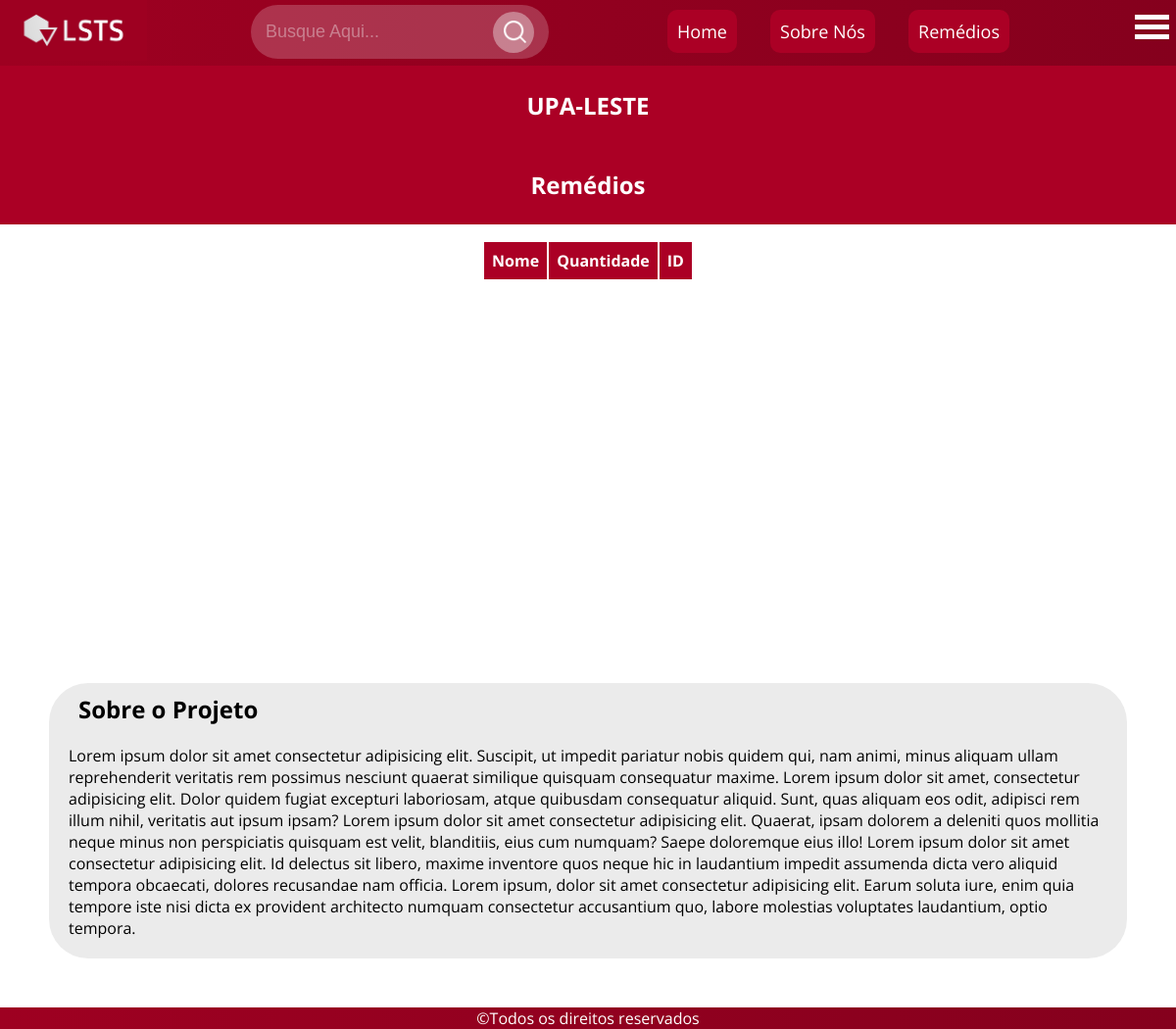
The app's page /drugs/UPA-LESTE, older data.
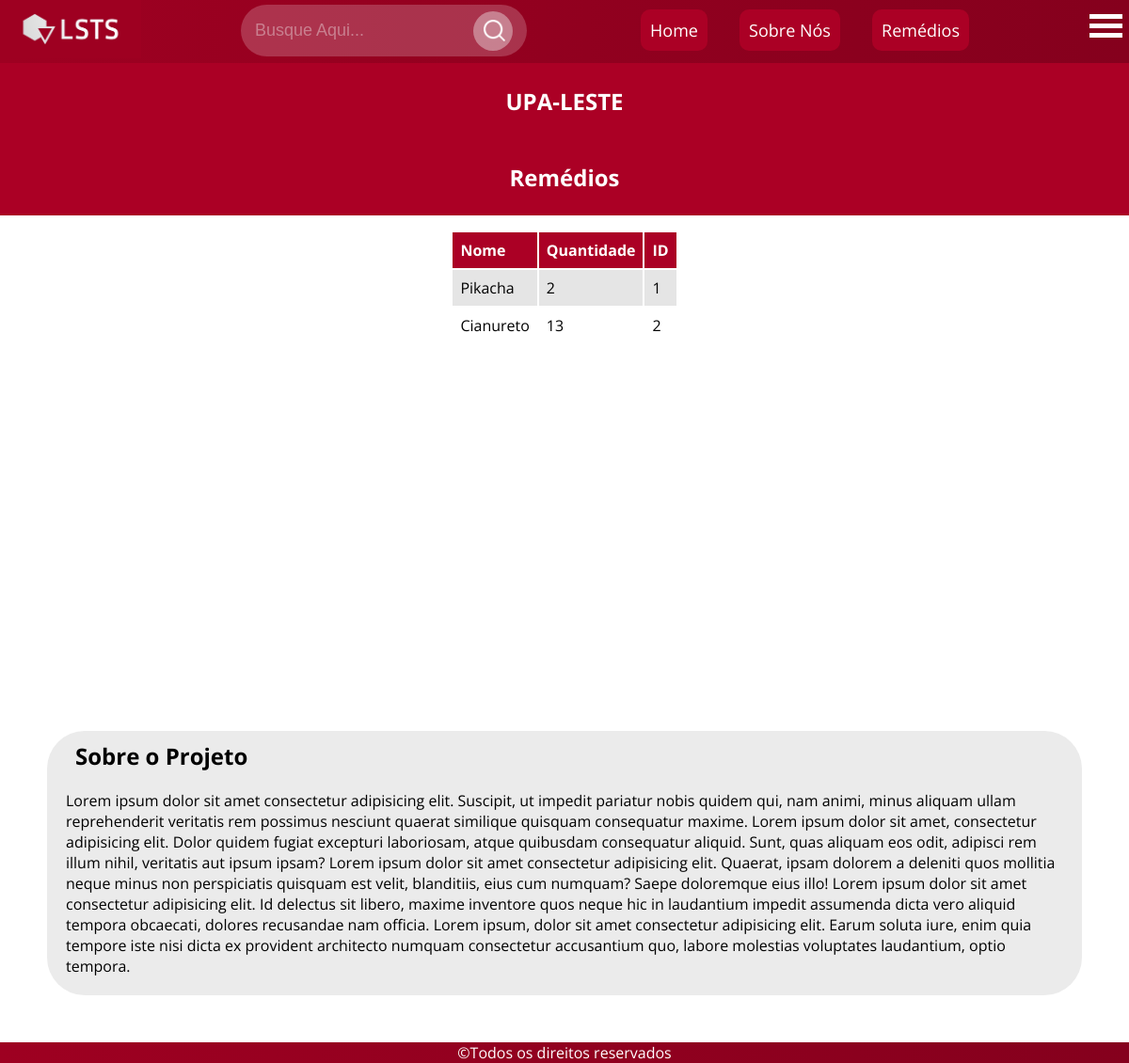
The same page, newer data.
### tables this page shows
CREATE TABLE UPALESTE (remedio text, quantidade integer);

### site.py (the view)
@app.route('/drugs/UPA-LESTE')
def drugsUpaleste():
    connectDb()
    headings = ("Nome", "Quantidade", "ID")
    cursor.execute("SELECT *, oid FROM UPALESTE")
    records = cursor.fetchall()
    disconnectDb()
    return render_template('drugsDisplay.html', headings=headings, data=records, title="UPA-LESTE")

### site.py (called while the page is built)
def connectDb():
    global conn, cursor
    conn = sqlite3.connect("admin/database.db")
    cursor = conn.cursor()
    print("DB connected")

def disconnectDb():
    global conn, cursor
    conn.commit()
    conn.close()
    print("DB disconnected")

### templates/drugsDisplay.html (shortened to what this page needs)
<!DOCTYPE html>
<html lang="pt-br">
<head>
    <link rel="stylesheet" href="../static/style.css">
</head>
<body>
    <header>
        <div class="logo-top">
            <img src="../static/images/logo lsts.jpg" alt="project logo">
        </div>
        <form action="" method="" class="searcher">
            <input type="text" placeholder="Busque Aqui..." name="q">
            <button type="submit"><img src="../static/images/search.png" alt="lupa"></button>
        </form>
        <nav>
            <a href="/">Home</a>
            <a href="/about">Sobre Nós</a>
            <a href="/drugs">Remédios</a>
        </nav>
        <div class="menu-bar">
            <div class="bar"></div>
            <div class="bar"></div>
            <div class="bar"></div>
        </div>
    </header>
    <main>
        <section class="top">
            <h1 class="table__title">{{ title }}</h1>
            <h1 class="table__title">Remédios</h1>
            <table class="table">
                <tr class="table__header">
                    {% for header in headings %}
                    <th class="table__cell"> {{ header }} </th>
                    {% endfor %}
                </tr>
                {% for row in data %}
                <tr class="table__row">
                    {% for cell in row %}
                    <td class="table__cell">{{ cell }}</td>
                    {% endfor %}
                </tr>
                {% endfor %}
            </table>
        </section>
        <h1 style="color: white;">-</h1>
        <h1 style="color: white;">-</h1>
        <h1 style="color: white;">-</h1>
        <h1 style="color: white;">-</h1>
        <h1 style="color: white;">-</h1>
        <h1 style="color: white;">-</h1>
        <h1 style="color: white;">-</h1>
        <h1 style="color: white;">-</h1>
        <section class="about-us">
            <article>
                <h2>Sobre o Projeto</h2>
                <p>Lorem ipsum dolor sit amet consectetur adipisicing elit. Suscipit, ut impedit pariatur nobis quidem qui, nam animi, minus aliquam ullam reprehenderit veritatis rem possimus nesciunt quaerat similique quisquam consequatur maxime. Lorem ipsum dolor sit amet, consectetur adipisicing elit. Dolor quidem fugiat excepturi laboriosam, atque quibusdam consequatur aliquid. Sunt, quas aliquam eos odit, adipisci rem illum nihil, veritatis aut ipsum ipsam? Lorem ipsum dolor sit amet consectetur adipisicing elit. Quaerat, ipsam dolorem a deleniti quos mollitia neque minus non perspiciatis quisquam est velit, blanditiis, eius cum numquam? Saepe doloremque eius illo! Lorem ipsum dolor sit amet consectetur adipisicing elit. Id delectus sit libero, maxime inventore quos neque hic in laudantium impedit assumenda dicta vero aliquid tempora obcaecati, dolores recusandae nam officia. Lorem ipsum, dolor sit amet consectetur adipisicing elit. Earum soluta iure, enim quia tempore iste nisi dicta ex provident architecto numquam consectetur accusantium quo, labore molestias voluptates laudantium, optio tempora.</p>
            </article>
        </section>
    </main>
    <footer>
        <p>&copy;Todos os direitos reservados </p>
    </footer>
</body>
</html>

### static/style.css (style rules this page uses)
:root { --color0: #fff; --color1: #EB0033; --color2: #AB0025; --color3: #9E0021; --color4: #85001D; --color5: #5E0014; --default-font: 'Open Sans', 'Helvetica Neue', sans-serif; --highlight-font: 'Roboto Mono', monospace; --highlight-font2: 'Roboto Condensed', sans-serif; }
* { margin: 0px; padding: 0px; }
body { background-color: var(--color0); font-family: var(--default-font); }
header { background-image: linear-gradient(to right, var(--color3), var(--color4)); display: flex; justify-content: space-between; max-height: 12vh; box-shadow: 0px 2px 5px rgba(0, 0, 0, 0.671); }
header img { max-width: 150px; }
.searcher { display: flex; align-items: center; background: rgba(255, 255, 255, 0.2); border-radius: 40px; padding: 0px 15px; margin: 5px 0px; height: 55px; }
.searcher input { flex: 1; background: transparent; border: 0; color: var(--color0); outline: none; font-size: 18px; }
.searcher button img { width: 25px; }
.searcher button { border: 0; border-radius: 50%; width: 42px; height: 42px; background: rgba(245, 245, 245, 0.397); cursor: pointer; }
::placeholder { color: rgba(245, 245, 245, 0.397); }
nav { display: block; padding: 20px 0px; }
nav a { background-color: var(--color2); color: var(--color0); text-decoration: none; border-radius: 10px; margin: 0px 15px; padding: 10px; font-size: 18px; }
.bar { width: 35px; height: 5px; background-color: white; margin: 5px 7px; }
.menu-bar { padding: 5px 0px; margin: 5px 0px; }
.table { display: flex; justify-content: center; align-content: center; }
.about-us { background-color: #ebebeb; border-radius: 40px; margin: 50px; }
.about-us h2 { padding-top: 10px; padding-left: 30px; }
.about-us p { padding: 20px; }
footer { background-image: linear-gradient(to right, var(--color3), var(--color4)); color: var(--color0); display: flex; justify-content: center; }
.table { margin: 1rem; }
.table__title { padding: 20px; padding-top: 2%; padding-bottom: 2%; background-color: #AB0025; color: white; display: flex; justify-content: center; align-items: center; }
.table__row:nth-child(even) { background-color: #e5e5e5; }
.table__header { text-align: left; background-color: #AB0025; color: white; }
.table__cell { padding: 8px; }

Row changes from the older to the newer data that the page shows:
added UPALESTE: remedio "Pikacha", row "2" "1"
added UPALESTE: remedio "Cianureto", row "13" "2"
